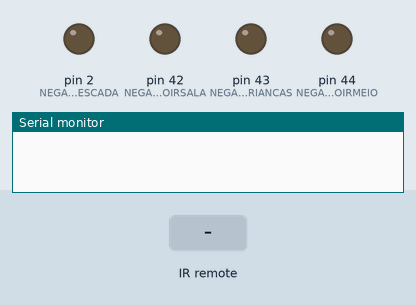
The sketch below on a simulated Arduino Mega 2560, built with avr-gcc and run on an emulated ATmega2560. Parts: output pins drawn as LEDs (lit = HIGH), the last lines printed to the serial monitor. Inputs (shaded band) come from the test bench.

Above: at 1.2 s.
1.3 s: infrared code 0x20DF40BF received
At 2.4 s:
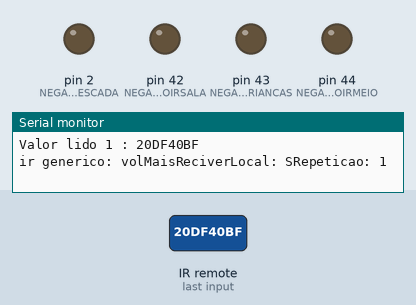
7.5 s: infrared code 0xFFFFFFFF received
At 7.9 s:
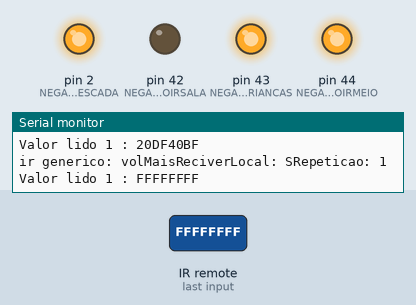
Timing chart, 0 to 10.5 s (numbered marks = the images above; inputs shaded):
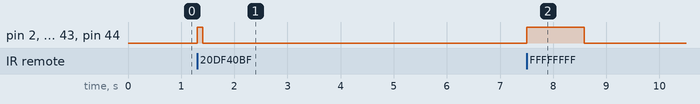

The sketch:

JARBAS-INREBRA-2018.ino
```cpp
const char jarbasVersion = " Jarbas INREBRA - limpo";

//Variavel de ambiente determina se estamos em teste ou produção
// TESTE = 0
// PRODUÇÃO = 1

int ambiente = 0;


/* ------------------------------------------------------------------ ETHERNET ------------------------------------------------------------------ */
//ethernet
#include <Ethernet.h>
EthernetServer server(8080); // Cria o servidor na porta 8080
//String string1 ="";

// TESTE
  byte myMac[]={0x00, 0xAA, 0xBB, 0xCC, 0xDA, 0x02 };  //Mac TESTE
  byte myIp[]  = { 192, 168, 0, 66 };   //define IP da central automação 2
//PRODUÇÃO
  //byte myMac[]={0xDE, 0xAD, 0xBE, 0xEF, 0xFE, 0xED};  //Mac PRODUÇÃO
  //byte myIp[]  = { 192, 168, 0, 46 };   //define IP da central automação 1

byte gateway[] = { 192,168,0, 1 }; // ip do roteador
byte subnet[] = { 255, 255, 255, 0 };
/* ------------------------------------------------------------------ ETHERNET ------------------------------------------------------------------ */

/* ------------------------------------------------------------------ IR ------------------------------------------------------------------ */
/// IR
#include <IRremote.h>
IRsend irsend; // IR SALA

/////// receptor IR sala
int RECV_PIN = 45;
IRrecv irrecv(RECV_PIN);

decode_results results;
float armazenavalor;
//float armazenavalorMemoria;
/* ------------------------------------------------------------------ IR ------------------------------------------------------------------ */

String cmd = "";
String comando = "";
String strTipo = "";
String strRepeticao = "";
String cmdEthernet = "";
String cmdWire = "";
String strLocal = "N";


//----------------------------

int NEGATIVOIRSALA = 42;
int NEGATIVOIRESCADA = 2 ;
int NEGATIVOIRCRIANCAS = 43;
int NEGATIVOIRMEIO = 44;


//generico
void sendIr(String strRepeticao, String strLocal, String strValue)
{
  int intRepeticao = strRepeticao.toInt();

  if(strLocal != "S"){digitalWrite(NEGATIVOIRSALA, HIGH); }
  if(strLocal != "E"){digitalWrite(NEGATIVOIRESCADA, HIGH); }
  if(strLocal != "C"){digitalWrite(NEGATIVOIRCRIANCAS, HIGH); }
  if(strLocal != "M"){digitalWrite(NEGATIVOIRMEIO, HIGH); }

    for (int i = 0; i < intRepeticao; i++) {

      //LED repetição 5

      if(strValue == "ledDesliga"){ irsend.sendNEC(0xF740BF, 32); }//ledDesliga
      if(strValue == "ledLiga"){ irsend.sendNEC(0xF7C03F, 32); }//ledLiga
      if(strValue == "ledSobe"){ irsend.sendNEC(0xF700FF, 32); }//ledSobe
      if(strValue == "ledDesce"){ irsend.sendNEC(0xF7807F, 32); }//ledDesce
      if(strValue == "ledFlash"){ irsend.sendNEC(0xF7D02F, 32); }//ledFlash
      if(strValue == "ledStrobe"){ irsend.sendNEC(0xF7F00F, 32); }//ledStrobe
      if(strValue == "ledFade"){ irsend.sendNEC(0xF7C837, 32); }//ledFade
      if(strValue == "ledSmooth"){ irsend.sendNEC(0xF7E817, 32); }//ledSmooth
      if(strValue == "ledWhite"){ irsend.sendNEC(0xF7E01F, 32); }//ledWhite
      if(strValue == "ledRed"){ irsend.sendNEC(0xF720DF, 32); }//ledRed
      if(strValue == "ledRed1"){ irsend.sendNEC(0xF710EF, 32); }//ledRed1
      if(strValue == "ledRed2"){ irsend.sendNEC(0xF730CF, 32); }//ledRed2
      if(strValue == "ledRed3"){ irsend.sendNEC(0xF708F7, 32); }//ledRed3
      if(strValue == "ledRed4"){ irsend.sendNEC(0xF728D7, 32); }//ledRed4
      if(strValue == "ledGreen"){ irsend.sendNEC(0xF7A05F, 32); }//ledGreen
      if(strValue == "ledGreen1"){ irsend.sendNEC(0xF7906F, 32); }//ledGreen1
      if(strValue == "ledGreen2"){ irsend.sendNEC(0xF7B04F, 32); }//ledGreen2
      if(strValue == "ledGreen3"){ irsend.sendNEC(0xF78877, 32); }//ledGreen3
      if(strValue == "ledGreen4"){ irsend.sendNEC(0xF7A857, 32); }//ledGreen4
      if(strValue == "ledBlue"){ irsend.sendNEC(0xF7609F, 32); }//ledBlue
      if(strValue == "ledBlue1"){ irsend.sendNEC(0xF750AF, 32); }//ledBlue1
      if(strValue == "ledBlue2"){ irsend.sendNEC(0xF7708F, 32); }//ledBlue2
      if(strValue == "ledBlue3"){ irsend.sendNEC(0xF748B7, 32); }//ledBlue3
      if(strValue == "ledBlue4"){ irsend.sendNEC(0xF76897, 32); }//ledBlue4


      //TV repetição 1
      if(strValue == "ligaTv"){ irsend.sendNEC(0x20DF10EF, 32); } //ligaTv
      if(strValue == "inputTv"){ irsend.sendNEC(0x20DFD02F, 32); } //inputTv
      if(strValue == "cimaTv"){ irsend.sendNEC(0x20DF02FD, 32); } //cimaTv
      if(strValue == "baixoTv"){ irsend.sendNEC(0x20DF827D, 32); } //baixoTv
      if(strValue == "esquerdaTv"){ irsend.sendNEC(0x20DFE01F, 32); } //esquerdaTv
      if(strValue == "direitaTv"){ irsend.sendNEC(0x20DF609F, 32); } //direitaTv
      if(strValue == "okTv"){ irsend.sendNEC(0x20DF22DD, 32); } //okTv
      if(strValue == "homeTv"){ irsend.sendNEC(0x20DF3EC1, 32); } //homeTv
      if(strValue == "exitTv"){ irsend.sendNEC(0x20DFDA25, 32); } //exitTv
      if(strValue == "qmenuTvOld"){ irsend.sendNEC(0x20DFA25D, 32); } //qmenuTv
      if(strValue == "qmenuTv"){ irsend.sendNEC(0x20DFC23D, 32); } //qmenuTv
      if(strValue == "backTv"){ irsend.sendNEC(0x20DF14EB, 32); } //backTv
      //if(strValue == "tv3d"){ irsend.sendNEC(0x20DFD02F, 32); } //tv3d
      if(strValue == "volumeTvMenos"){ irsend.sendNEC(0x20DFC03F, 32); } //volumeTvMenos
      if(strValue == "volumeTvMais"){ irsend.sendNEC(0x20DF40BF, 32); } //volumeTvMais
      if(strValue == "canalTvMenos"){ irsend.sendNEC(0x20DF807F, 32); } //canalTvMenos
      if(strValue == "canalTvMais"){ irsend.sendNEC(0x20DF00FF, 32); } //canalTvMais
      //if(strValue == "playTv"){ irsend.sendNEC(0x20DF0DF2, 32); } //playTv
      //if(strValue == "pauseTv"){ irsend.sendNEC(0x20DFD02F, 32); } //pauseTv
      //if(strValue == "stopTv"){ irsend.sendNEC(0x20DFD02F, 32); } //stopTv
      //if(strValue == "rrTv"){ irsend.sendNEC(0x20DFD02F, 32); } //rrTv
      //if(strValue == "ffTv"){ irsend.sendNEC(0x20DFD02F, 32); } //ffTv
      //if(strValue == "ratioTv"){ irsend.sendNEC(0x20DFD02F, 32); } //ratioTv
      //if(strValue == "sleepTv"){ irsend.sendNEC(0x20DFD02F, 32); } //sleepTv
      //if(strValue == "pictureTv"){ irsend.sendNEC(0x20DFD02F, 32); } //pictureTv
      //if(strValue == "somTv"){ irsend.sendNEC(0x20DFD02F, 32); } //somTv

      // tv lg sala
      //q menu 20DFC23D

      // input 20DFD02F


      //CONTROLE NET repetição 1
      if(strValue == "ligaNet"){ irsend.sendNEC(0xE17A48B7, 32);} //ligaNet
      if(strValue == "infoNet"){ irsend.sendNEC(0xE17AC837, 32);} //infoNet
      if(strValue == "portalNet"){ irsend.sendNEC(0xE17A24DB, 32);} //portalNet
      if(strValue == "mozaicoNet"){ irsend.sendNEC(0xE17A847B, 32);} //mozaicoNet
      if(strValue == "volMaisNet"){ irsend.sendNEC(0xE17AB04F, 32);} //volMaisNet
      if(strValue == "volMenosNet"){ irsend.sendNEC(0xE17A708F, 32);} //volMenosNet
      if(strValue == "canalMaisNet"){ irsend.sendNEC(0xE17A08F7, 32);} //canalMaisNet
      if(strValue == "canalMenosNet"){ irsend.sendNEC(0xE17A58A7, 32);} //canalMenosNet
      if(strValue == "num1Net"){ irsend.sendNEC(0xE17A807F, 32);} //num1Net
      if(strValue == "num2Net"){ irsend.sendNEC(0xE17A40BF, 32);} //num2Net
      if(strValue == "num3Net"){ irsend.sendNEC(0xE17AC03F, 32);} //num3Net
      if(strValue == "num4Net"){ irsend.sendNEC(0xE17A20DF, 32);} //num4Net
      if(strValue == "num5Net"){ irsend.sendNEC(0xE17AA05F, 32);} //num5Net
      if(strValue == "num6Net"){ irsend.sendNEC(0xE17A609F, 32);} //num6Net
      if(strValue == "num7Net"){ irsend.sendNEC(0xE17AE01F, 32);} //num7Net
      if(strValue == "num8Net"){ irsend.sendNEC(0xE17A10EF, 32);} //num8Net
      if(strValue == "num9Net"){ irsend.sendNEC(0xE17A906F, 32);} //num9Net
      if(strValue == "num0Net"){ irsend.sendNEC(0xE17A00FF, 32);} //num0Net
      if(strValue == "cimaNet"){ irsend.sendNEC(0xE17AD02F, 32);} //cimaNet
      if(strValue == "baixoNet"){ irsend.sendNEC(0xE17A30CF, 32);} //baixoNet
      if(strValue == "esquerdaNet"){ irsend.sendNEC(0xE17AD827, 32);} //esquerdaNet
      if(strValue == "direitaNet"){ irsend.sendNEC(0xE17A38C7, 32);} //direitaNet
      if(strValue == "okNet"){ irsend.sendNEC(0xE17AA857, 32);} //okNet
      if(strValue == "muteNet"){ irsend.sendNEC(0xE17AF807, 32);} //muteNet
      if(strValue == "voltarNet"){ irsend.sendNEC(0xE17A8877, 32);} //voltarNet
      if(strValue == "favNet"){ irsend.sendNEC(0xE17AB847, 32);} //favNet
      if(strValue == "menuNet"){ irsend.sendNEC(0xE17AC43B, 32);} //menuNet
      if(strValue == "sairNet"){ irsend.sendNEC(0xE17A50AF, 32);} //sairNet
      if(strValue == "nowNet"){ irsend.sendNEC(0xE17A9C63, 32);} //nowNet
      if(strValue == "audioNet"){ irsend.sendNEC(0xE17AE817, 32);} //audioNet
      if(strValue == "agoraNet"){ irsend.sendNEC(0xE17A7887, 32);} //agoraNet
      if(strValue == "legendaNet"){ irsend.sendNEC(0xE17A18E7, 32);} //legendaNet
      if(strValue == "musicaNet"){ irsend.sendNEC(0xE17A04FB, 32);} //musicaNet
      if(strValue == "rrNet"){ irsend.sendNEC(0xE17A2CD3, 32);} //rrNet
      if(strValue == "playPauseNet"){ irsend.sendNEC(0xE17A6C93, 32);} //playPauseNet
      if(strValue == "stopNet"){ irsend.sendNEC(0xE17A4CB3, 32);} //stopNet
      if(strValue == "ffNet"){ irsend.sendNEC(0xE17AAC53, 32);} //ffNet
      if(strValue == "recNet"){ irsend.sendNEC(0xE17ACC33, 32);} //recNet
      if(strValue == "netTvNet"){ irsend.sendNEC(0xE17A28D7, 32);} //netTvNet

      //CONTROLE RECIVER repetição 1


      if(strValue == "onReciver"){ irsend.sendNEC(0x5EA1B847, 32); } //liga
      if(strValue == "offReciver"){ irsend.sendNEC(0x5EA17887, 32); } //desliga

      if(strValue == "dvdReciver"){ irsend.sendNEC(0x5EA1837C, 32); }  //input dvd (tv)
      if(strValue == "cdReciver"){ irsend.sendNEC(0x5EA1A857, 32); } //input cd (aux)
      if(strValue == "radioReciver"){ irsend.sendNEC(0x5EA16897, 32); } //input radio
      //if(strValue == "Reciver"){ irsend.sendNEC(0x, 32); } // stereo
      //if(strValue == "Reciver"){ irsend.sendNEC(0x, 32); } //
      //if(strValue == "Reciver"){ irsend.sendNEC(0x, 32); } //

      if(strValue == "volMenosReciver"){ irsend.sendNEC(0x5EA1D827, 32); } //volMenosSub
      if(strValue == "volMaisReciver"){ irsend.sendNEC(0x5EA158A7, 32); } //volMaisSub

      delay(40);
    }

  if(strLocal != "S"){digitalWrite(NEGATIVOIRSALA, LOW); }
  if(strLocal != "E"){digitalWrite(NEGATIVOIRESCADA, LOW); }
  if(strLocal != "C"){digitalWrite(NEGATIVOIRCRIANCAS, LOW); }
  if(strLocal != "M"){digitalWrite(NEGATIVOIRMEIO, LOW); }


  Serial.print("ir generico: ");
  Serial.print(strValue);
  Serial.print("Local: ");
  Serial.print(strLocal);
  Serial.print("Repeticao: ");
  Serial.println(intRepeticao);

  irrecv.enableIRIn(); // Re-enable receiver
}


//----------------------------


void setup(){

  Serial.begin(9600);


  pinMode(NEGATIVOIRSALA, OUTPUT);
  pinMode(NEGATIVOIRESCADA, OUTPUT);
  pinMode(NEGATIVOIRCRIANCAS, OUTPUT);
  pinMode(NEGATIVOIRMEIO, OUTPUT);


  digitalWrite(NEGATIVOIRSALA, LOW);
  digitalWrite(NEGATIVOIRESCADA, LOW);
  digitalWrite(NEGATIVOIRCRIANCAS, LOW);
  digitalWrite(NEGATIVOIRMEIO, LOW);

  Ethernet.begin(myMac, myIp, gateway, subnet);

  if(ambiente == 0){ // TESTE
    //apresentaLuzes();
  }else if(ambiente == 1){ //PRODUÇÃO

  }


  //Rec IR
  irrecv.enableIRIn(); // Inicializa o receptor IR


}


void loop(){


  /////// RECEBE IR //-----------------------------------------------------------------------------------------------------------
  if (irrecv.decode(&results))
  {
    Serial.print("Valor lido 1 : ");
    Serial.println(results.value, HEX);
    //armazenavalor = (results.value);

    if(results.value !=0xffffffff){
      armazenavalor = (results.value);
    }


    //volume

    if (armazenavalor == 0x20DF40BF) {
      if(results.value !=0xffffffff){
        sendIr("1","S", "volMaisReciver");// #1volMaisReciverS
      }else{
        sendIr("10","S", "volMaisReciver");// #1volMenosReciverS
      }
    }

    if (armazenavalor == 0x20DFC03F) {
      if(results.value !=0xffffffff){
        sendIr("1","S", "volMenosReciver");// #1volMenosReciverS
      }else{
        sendIr("10","S", "volMenosReciver");// #1volMenosReciverS
      }
    }


    irrecv.resume(); //Le o próximo valor
  }


  //-----------------------------------------------------------------------------------------------------------------------------


  /////// RECEBE ETHERNET //-----------------------------------------------------------------------------------------------------------
  EthernetClient client1 = server.available();
  if (client1) {
    boolean currentLineIsBlank = true;
    while (client1.connected()) {
      if (client1.available()) {
        char c = client1.read();
        cmdEthernet += c;
        if (c == '\n' && currentLineIsBlank) {

          client1.println("HTTP/1.1 200 OK");
          // IMPORTANTE, ISSO FAZ O ARDUINO RECEBER REQUISIÇÃO AJAX DE OUTRO SERVIDOR E NÃO APENAS LOCAL.
          client1.println("Content-Type: text/javascript");
          client1.println("Access-Control-Allow-Origin: *");
          client1.println();
          //montaString();
          //client1.print(montaString());
          break;

        }
        if (c == '\n') {
          // you're starting a new line
          currentLineIsBlank = true;
        }
        else if (c != '\r') {
          // you've gotten a character on the current line
          currentLineIsBlank = false;
        }
      }
    }
    Serial.println(cmdEthernet);
    // give the web browser time to receive the data
    delay(1);
    // close the connection:
    client1.stop();
  }
  //-----------------------------------------------------------------------------------------------------------------------------

  /////// RECEBE SERIAL //-----------------------------------------------------------------------------------------------------------
  if(Serial.available() > 0) // serial pc
  {

    while(Serial.available() > 0)
    {
      cmd += char(Serial.read());
      delay(10);
    }
    Serial.println(cmd);
    //refHora = millis();
  }

  if (cmd.length() >0 || cmdEthernet.length() >0) {
    cmd += cmdEthernet;

    // lampadas
    // informa tempera
    //if(cmd == "t1"){dht11Externo();}
    //if(cmd == "t2"){dht11Sala();}

    //if(cmd == "relogio"){  mostraHora();}


    strTipo = cmd.substring(0,1);
    strRepeticao = cmd.substring(1,2);
    strLocal = cmd.substring(cmd.length() -1);
    comando = cmd.substring(2,cmd.length() -1);

    //comandos IR

    if(strTipo == "#"){
      sendIr(strRepeticao,strLocal, comando);
    }


    cmd = "";
    comando = "";
    cmdEthernet = "";
  }
  //-----------------------------------------------------------------------------------------------------------------------------


  // Executa 1 vez a cada 15 segundos
  //if(millis() - ref >= 15000){
    //dht11Externo();
    //dht11Sala();
    //ref = millis(); // Atualiza a referência
  //}


  //if(millis() - refHora >= 1000){
  //  verificaRtc();
  //  refHora = millis(); // Atualiza a referência
  //}

}// FIM DO LOOP

///////////////////////////////// funções


//-----------------------------------------------------------------------------------------------------------------------------
```

Measured:
- after the input at 1.3 s, pin 2 (NEGATIVOIRESCADA), pin 43 (NEGATIVOIRCRIANCAS), pin 44 (NEGATIVOIRMEIO): LOW → HIGH at once, → LOW 0.11 s later
- after the input at 7.5 s, pin 2 (NEGATIVOIRESCADA), pin 43 (NEGATIVOIRCRIANCAS), pin 44 (NEGATIVOIRMEIO): LOW → HIGH at once, → LOW 1.1 s later
